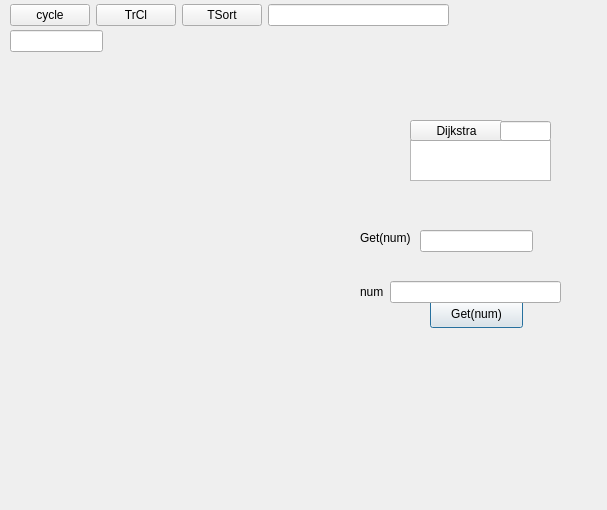
<?xml version="1.0" encoding="UTF-8"?>
<ui version="4.0">
 <class>Dialog1</class>
 <widget class="QDialog" name="Dialog1">
  <property name="geometry">
   <rect>
    <x>0</x>
    <y>0</y>
    <width>607</width>
    <height>510</height>
   </rect>
  </property>
  <property name="windowTitle">
   <string>Dialog</string>
  </property>
  <widget class="QPushButton" name="pushButton">
   <property name="geometry">
    <rect>
     <x>430</x>
     <y>300</y>
     <width>93</width>
     <height>28</height>
    </rect>
   </property>
   <property name="text">
    <string>Get(num)</string>
   </property>
  </widget>
  <widget class="QLabel" name="label">
   <property name="geometry">
    <rect>
     <x>10</x>
     <y>30</y>
     <width>571</width>
     <height>461</height>
    </rect>
   </property>
   <property name="text">
    <string/>
   </property>
   <property name="pixmap">
    <pixmap>img/Leo.png</pixmap>
   </property>
  </widget>
  <widget class="QTextEdit" name="Dij">
   <property name="geometry">
    <rect>
     <x>410</x>
     <y>140</y>
     <width>141</width>
     <height>41</height>
    </rect>
   </property>
  </widget>
  <widget class="QLabel" name="label_4">
   <property name="geometry">
    <rect>
     <x>360</x>
     <y>230</y>
     <width>55</width>
     <height>16</height>
    </rect>
   </property>
   <property name="text">
    <string>Get(num)</string>
   </property>
  </widget>
  <widget class="QLineEdit" name="Out">
   <property name="geometry">
    <rect>
     <x>420</x>
     <y>230</y>
     <width>113</width>
     <height>22</height>
    </rect>
   </property>
  </widget>
  <widget class="QWidget" name="horizontalLayoutWidget">
   <property name="geometry">
    <rect>
     <x>360</x>
     <y>280</y>
     <width>201</width>
     <height>24</height>
    </rect>
   </property>
   <layout class="QHBoxLayout" name="horizontalLayout_2">
    <item>
     <widget class="QLabel" name="label_5">
      <property name="text">
       <string>num</string>
      </property>
     </widget>
    </item>
    <item>
     <widget class="QLineEdit" name="Enter"/>
    </item>
   </layout>
  </widget>
  <widget class="QPushButton" name="pushButton_2">
   <property name="geometry">
    <rect>
     <x>410</x>
     <y>120</y>
     <width>93</width>
     <height>21</height>
    </rect>
   </property>
   <property name="text">
    <string>Dijkstra</string>
   </property>
  </widget>
  <widget class="QLineEdit" name="Dnum">
   <property name="geometry">
    <rect>
     <x>500</x>
     <y>121</y>
     <width>51</width>
     <height>20</height>
    </rect>
   </property>
  </widget>
  <widget class="QLineEdit" name="Cycle">
   <property name="geometry">
    <rect>
     <x>10</x>
     <y>30</y>
     <width>93</width>
     <height>22</height>
    </rect>
   </property>
  </widget>
  <widget class="QWidget" name="">
   <property name="geometry">
    <rect>
     <x>10</x>
     <y>0</y>
     <width>439</width>
     <height>30</height>
    </rect>
   </property>
   <layout class="QHBoxLayout" name="horizontalLayout">
    <item>
     <widget class="QPushButton" name="pushButton_3">
      <property name="text">
       <string>cycle</string>
      </property>
     </widget>
    </item>
    <item>
     <widget class="QPushButton" name="pushButton_4">
      <property name="text">
       <string>TrCl</string>
      </property>
     </widget>
    </item>
    <item>
     <widget class="QPushButton" name="pushButton_5">
      <property name="text">
       <string>TSort</string>
      </property>
     </widget>
    </item>
    <item>
     <widget class="QLineEdit" name="TSort"/>
    </item>
   </layout>
  </widget>
  <zorder>label</zorder>
  <zorder>pushButton</zorder>
  <zorder>Dij</zorder>
  <zorder>label_4</zorder>
  <zorder>Out</zorder>
  <zorder>horizontalLayoutWidget</zorder>
  <zorder>pushButton_2</zorder>
  <zorder>pushButton_4</zorder>
  <zorder>Dnum</zorder>
  <zorder>pushButton_3</zorder>
  <zorder>pushButton_5</zorder>
  <zorder>TSort</zorder>
  <zorder>Cycle</zorder>
 </widget>
 <resources/>
 <connections/>
</ui>
